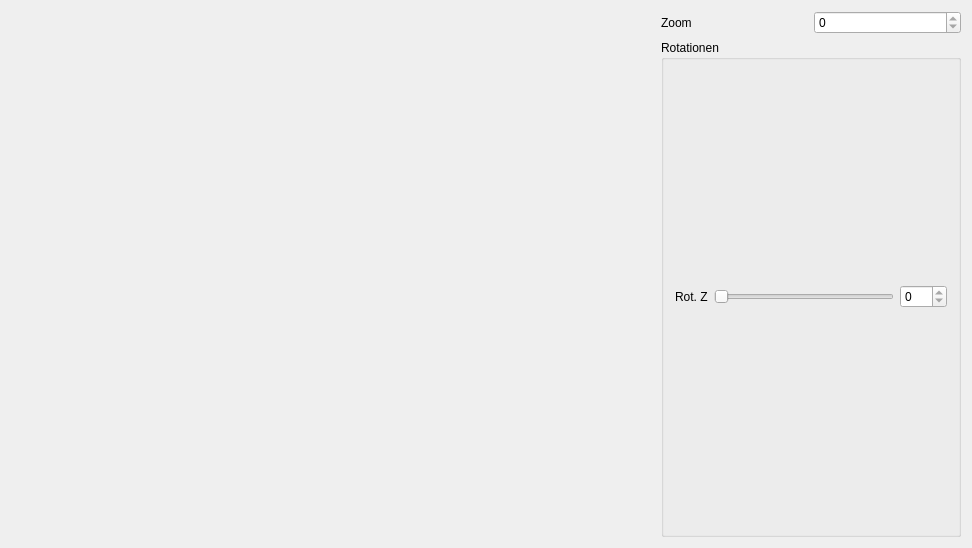
<?xml version="1.0" encoding="UTF-8"?>
<ui version="4.0">
 <class>MainWindow</class>
 <widget class="QMainWindow" name="MainWindow">
  <property name="geometry">
   <rect>
    <x>0</x>
    <y>0</y>
    <width>972</width>
    <height>548</height>
   </rect>
  </property>
  <property name="minimumSize">
   <size>
    <width>700</width>
    <height>400</height>
   </size>
  </property>
  <property name="windowTitle">
   <string>Praktikum 2</string>
  </property>
  <widget class="QWidget" name="centralWidget">
   <layout class="QHBoxLayout" name="horizontalLayout_2">
    <item>
     <widget class="MyGLWidget" name="widget" native="true">
      <property name="minimumSize">
       <size>
        <width>400</width>
        <height>400</height>
       </size>
      </property>
     </widget>
    </item>
    <item>
     <layout class="QVBoxLayout" name="vblControls">
      <item>
       <layout class="QHBoxLayout" name="layoutZoom">
        <item>
         <widget class="QLabel" name="lblZoom">
          <property name="text">
           <string>Zoom</string>
          </property>
         </widget>
        </item>
        <item>
         <widget class="QSpinBox" name="sbxZoom">
          <property name="enabled">
           <bool>true</bool>
          </property>
          <property name="maximumSize">
           <size>
            <width>16777215</width>
            <height>16777215</height>
           </size>
          </property>
          <property name="readOnly">
           <bool>true</bool>
          </property>
          <property name="minimum">
           <number>-200</number>
          </property>
          <property name="maximum">
           <number>200</number>
          </property>
         </widget>
        </item>
       </layout>
      </item>
      <item>
       <widget class="QGroupBox" name="gbxRotation">
        <property name="enabled">
         <bool>true</bool>
        </property>
        <property name="maximumSize">
         <size>
          <width>300</width>
          <height>16777215</height>
         </size>
        </property>
        <property name="title">
         <string>Rotationen</string>
        </property>
        <layout class="QVBoxLayout" name="verticalLayout">
         <item>
          <layout class="QHBoxLayout" name="layRotationZ">
           <item>
            <widget class="QLabel" name="lblRotationZ">
             <property name="text">
              <string>Rot. Z</string>
             </property>
            </widget>
           </item>
           <item>
            <widget class="QSlider" name="sldRotationZ">
             <property name="maximum">
              <number>359</number>
             </property>
             <property name="orientation">
              <enum>Qt::Horizontal</enum>
             </property>
            </widget>
           </item>
           <item>
            <widget class="QSpinBox" name="sbxRotationZ">
             <property name="readOnly">
              <bool>true</bool>
             </property>
             <property name="maximum">
              <number>359</number>
             </property>
            </widget>
           </item>
          </layout>
         </item>
        </layout>
       </widget>
      </item>
     </layout>
    </item>
   </layout>
  </widget>
 </widget>
 <layoutdefault spacing="6" margin="11"/>
 <customwidgets>
  <customwidget>
   <class>MyGLWidget</class>
   <extends>QWidget</extends>
   <header>MyGLWidget.h</header>
   <container>1</container>
   <slots>
    <slot>receiveRotationZ(int)</slot>
   </slots>
  </customwidget>
 </customwidgets>
 <resources/>
 <connections>
  <connection>
   <sender>sldRotationZ</sender>
   <signal>valueChanged(int)</signal>
   <receiver>sbxRotationZ</receiver>
   <slot>setValue(int)</slot>
   <hints>
    <hint type="sourcelabel">
     <x>481</x>
     <y>276</y>
    </hint>
    <hint type="destinationlabel">
     <x>683</x>
     <y>279</y>
    </hint>
   </hints>
  </connection>
  <connection>
   <sender>sldRotationZ</sender>
   <signal>valueChanged(int)</signal>
   <receiver>widget</receiver>
   <slot>receiveRotationZ(int)</slot>
   <hints>
    <hint type="sourcelabel">
     <x>501</x>
     <y>286</y>
    </hint>
    <hint type="destinationlabel">
     <x>208</x>
     <y>273</y>
    </hint>
   </hints>
  </connection>
 </connections>
 <slots>
  <slot>receiveRotationZ(int)</slot>
 </slots>
</ui>
